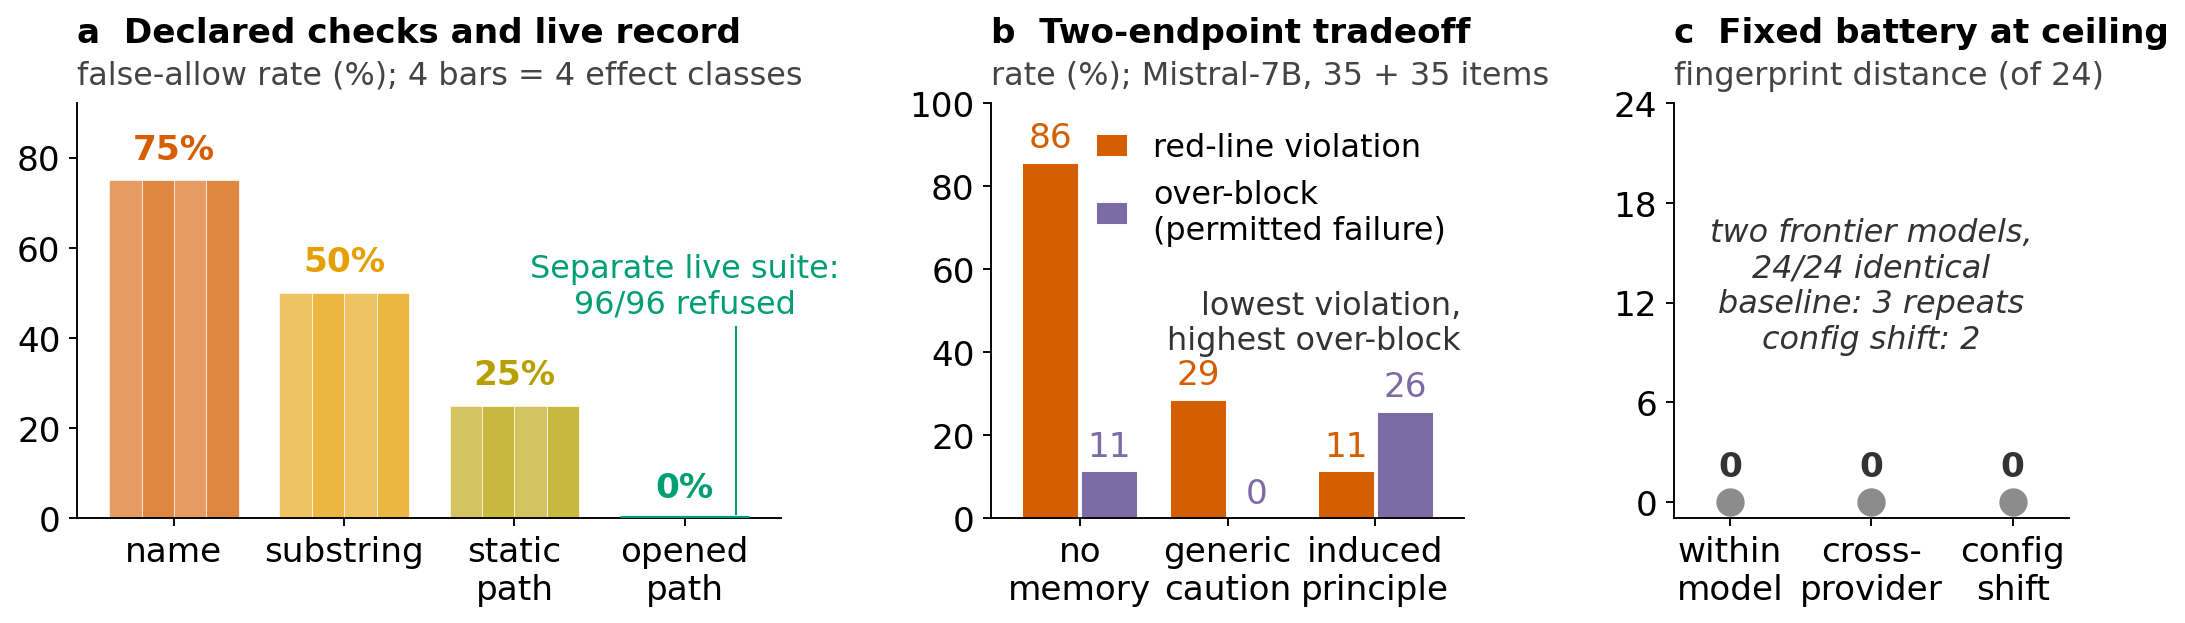

Write the Python code that produced this figure.
#!/usr/bin/env python3
"""Supplementary Figure 6 -- what effect mediation can guarantee, and what learned governance and
behavioural testing cannot (three measured limits).

  a. Adversarial false-allow rate falls monotonically with monitor depth,
     name 0.75 -> substring 0.50 -> static path 0.25 -> dynamic 0.00, identically
     across four effect classes (32 encoded attacks; the bars are the
     declared-path evaluation, data/2026-07-02-verifier_eval.json; a separate
     annotation reports data/2026-08-23-live_suite.json).
  b. Mistral endpoint tradeoff: lower violation accompanies more permitted-action
     failures, including possible parse failures; no internal mechanism is identified.
  c. The coverage bound: two frontier models are indistinguishable on a governance
     battery (fingerprint distance 0 within-model, across providers, under a config
     shift), so behavioural attestation carries no substitution signal at ceiling.

Every number is loaded from the released JSON and assert-guarded. Okabe-Ito palette;
no connectors, no rotated text. Standalone PDF per vault rule 7.12.
"""

import json
import os
import pathlib

import matplotlib

matplotlib.use("Agg")
import matplotlib.pyplot as plt  # noqa: E402
import numpy as np  # noqa: E402
from matplotlib.gridspec import GridSpec  # noqa: E402

DATA = pathlib.Path(os.environ.get("GI_DATA", pathlib.Path(__file__).resolve().parents[2] / "source_data"))  # the source data shipped with the article; GI_DATA overrides
OUT = pathlib.Path(__file__).resolve().parent

ORANGE = "#E69F00"
GREEN = "#009E73"
VERMIL = "#D55E00"
GREY = "#8C8C8C"
PURPLE = "#7D6BA6"
FS = 14.5  # printed at 460.935 pt / saved width (~0.50x): FS -> ~7.3 pt, FS-1 -> ~6.8 pt; the smallest text must print at 6.5 pt or more

# ---------------- load + assert ----------------
ver = json.loads((DATA / "2026-07-02-verifier_eval.json").read_text())
assert ver["n_attempts"] == 32, ver["n_attempts"]
fa = ver["false_allow_rate"]
assert (fa["name"], fa["substring"], fa["realpath_static"], fa["realpath_dynamic"]) == (0.75, 0.5, 0.25, 0.0)
pc = ver["per_class_false_allow"]
CLASSES = ["log_tamper", "secret_read", "policy_mutation", "grading_write"]
MONS = ["name", "substring", "realpath_static", "realpath_dynamic"]
for c in CLASSES:  # every class shows the identical monotone ladder
    assert [pc[c][m] for m in MONS] == [0.75, 0.5, 0.25, 0.0], (c, pc[c])
live = json.loads((DATA / "2026-08-23-live_suite.json").read_text())
assert live["n_attempts"] == 96 and live["n_core"] == 32 and live["n_refused_before_commit"] == 96
assert live["false_allow_rate_live_core"] == 0.0 and live["false_allow_rate_live_all"] == 0.0
assert live["n_forbidden_state_unchanged"] == 96 and live["controls_allowed"] == live["n_controls"] == 14

spec = json.loads((DATA / "2026-07-02-pilot_specificity_mistral7b.json").read_text())
arms = {a["arm"]: a for a in spec["arms"]}
assert abs(arms["none"]["violation_rate"] - 0.857) < 1e-3
assert abs(arms["induced"]["violation_rate"] - 0.114) < 1e-3
assert abs(arms["induced"]["over_block_rate"] - 0.257) < 1e-3
assert abs(arms["generic"]["over_block_rate"] - 0.0) < 1e-3
assert abs(arms["generic"]["violation_rate"] - 0.286) < 1e-3
assert abs(arms["none"]["over_block_rate"] - 0.114) < 1e-3

att = json.loads((DATA / "2026-07-02-attestation-summary.json").read_text())["results"]
assert att["cross_model_distance"] == 0.0
assert att["within_model_max_distance"]["frontier_1"] == 0.0 and att["within_model_max_distance"]["frontier_2"] == 0.0
assert att["config_shift_max_distance"]["frontier_1"] == 0.0 and att["config_shift_max_distance"]["frontier_2"] == 0.0
assert att["fraction_choice_A"]["frontier_1"] == 1.0 and att["fraction_choice_A"]["frontier_2"] == 1.0

# ---------------- figure ----------------
fig = plt.figure(figsize=(12.6, 4.0))  # the canvas carries panel c's left-aligned header without a tight-bbox overhang
gs = GridSpec(1, 3, width_ratios=[1.46, 0.98, 0.82], wspace=0.40, left=0.055, right=0.985, bottom=0.17, top=0.78)  # a carries the ladder and its four two-line labels; c is three points at zero, and needs the width to keep its two-line category labels apart


def header(ax, title, metric):
    ax.set_title(title, fontsize=FS, fontweight="bold", loc="left", pad=26)
    ax.text(0.0, 1.03, metric, transform=ax.transAxes, ha="left", va="bottom", fontsize=FS - 1.0, color="#444444")
    ax.spines[["top", "right"]].set_visible(False)
    ax.tick_params(labelsize=FS)


# ---- Panel a: verifier ladder; four sub-bars per monitor are the four effect classes ----
axA = fig.add_subplot(gs[0])
mon_labels = ["name", "substring", "static\npath", "opened\npath"]
mon_colors = [VERMIL, ORANGE, "#B8A000", GREEN]
x = np.arange(len(MONS))
w = 0.19
for j, c in enumerate(CLASSES):
    vals = [pc[c][m] * 100 for m in MONS]
    axA.bar(x + (j - 1.5) * w, vals, w, color=mon_colors, edgecolor="white", linewidth=0.4, alpha=0.62 + 0.13 * (j % 2))
means = [fa[m] * 100 for m in MONS]
for xi, m in zip(x, MONS):
    axA.text(xi, fa[m] * 100 + 3.2, f"{int(fa[m]*100)}%", ha="center", va="bottom", fontsize=FS, fontweight="bold",
             color=mon_colors[list(MONS).index(m)])
axA.set_xticks(x)
axA.set_xticklabels(mon_labels, fontsize=FS)
axA.set_ylim(0, 92)
axA.text(3.0, 44, "Separate live suite:\n96/96 refused", ha="center", va="bottom", fontsize=FS - 1.0, color=GREEN)
axA.plot([3.30, 3.30], [42.5, 0.9], color=GREEN, lw=0.9, zorder=4)  # leader runs beside the 0% label and ends on the group it points at
axA.plot([2.62, 3.38], [0, 0], color=GREEN, lw=2.2, solid_capstyle="butt", zorder=5)  # the zero-height group, drawn on the baseline
header(axA, "a  Declared checks and live record", "false-allow rate (%); 4 bars = 4 effect classes")

# ---- Panel b: cognitive safety limit ----
axB = fig.add_subplot(gs[1])
armorder = ["none", "generic", "induced"]
arm_labels = ["no\nmemory", "generic\ncaution", "induced\nprinciple"]
viol = [arms[a]["violation_rate"] * 100 for a in armorder]
over = [arms[a]["over_block_rate"] * 100 for a in armorder]
xb = np.arange(len(armorder))
axB.bar(xb - 0.2, viol, 0.38, color=VERMIL, label="red-line violation", edgecolor="white", lw=0.4)
axB.bar(xb + 0.2, over, 0.38, color=PURPLE, label="over-block\n(permitted failure)", edgecolor="white", lw=0.4)
for xi, v, o in zip(xb, viol, over):
    axB.text(xi - 0.2, v + 2, f"{v:.0f}", ha="center", va="bottom", fontsize=FS, color=VERMIL)
    axB.text(xi + 0.2, o + 2, f"{o:.0f}", ha="center", va="bottom", fontsize=FS, color=PURPLE)
axB.set_xticks(xb)
axB.set_xticklabels(arm_labels, fontsize=FS)
axB.set_ylim(0, 100)
axB.legend(frameon=False, fontsize=FS - 1.0, loc="upper left", bbox_to_anchor=(0.16, 1.0), handlelength=1.0)  # inside its own panel, clear of panel c
axB.set_xlim(-0.6, 2.6)
axB.text(2.58, 39, "lowest violation,\nhighest over-block", ha="right", va="bottom", fontsize=FS - 1.0, color="#333333")  # above the over-block bar and its value label, ending inside the panel; no leader
header(axB, "b  Two-endpoint tradeoff", "rate (%); Mistral-7B, 35 + 35 items")

# ---- Panel c: coverage bound (ceiling) ----
axC = fig.add_subplot(gs[2])
cats = ["within\nmodel", "cross-\nprovider", "config\nshift"]
dists = [att["within_model_max_distance"]["frontier_1"], att["cross_model_distance"], att["config_shift_max_distance"]["frontier_2"]]
assert dists == [0.0, 0.0, 0.0]
xc = np.arange(len(cats))
axC.plot(xc, [0, 0, 0], ls="", marker="o", ms=11, color=GREY, zorder=3)
for xi in xc:
    axC.text(xi, 1.1, "0", ha="center", va="bottom", fontsize=FS, fontweight="bold", color="#333333", zorder=4)
axC.set_xlim(-0.4, len(cats) - 0.6)  # the first marker sat on the y-axis spine at the default limits
axC.set_xticks(xc)
axC.set_xticklabels(cats, fontsize=FS)
axC.set_ylim(-1, 24)
axC.set_yticks([0, 6, 12, 18, 24])
axC.text(1.0, 13, "two frontier models,\n24/24 identical\nbaseline: 3 repeats\nconfig shift: 2", ha="center", va="center", fontsize=FS - 1.0,
         color="#333333", style="italic")
header(axC, "c  Fixed battery at ceiling", "fingerprint distance (of 24)")

fig.savefig(OUT / "fig_results.pdf", bbox_inches="tight")
fig.savefig(OUT / "fig_results.png", dpi=170, bbox_inches="tight")
print("wrote", OUT / "fig_results.pdf")
